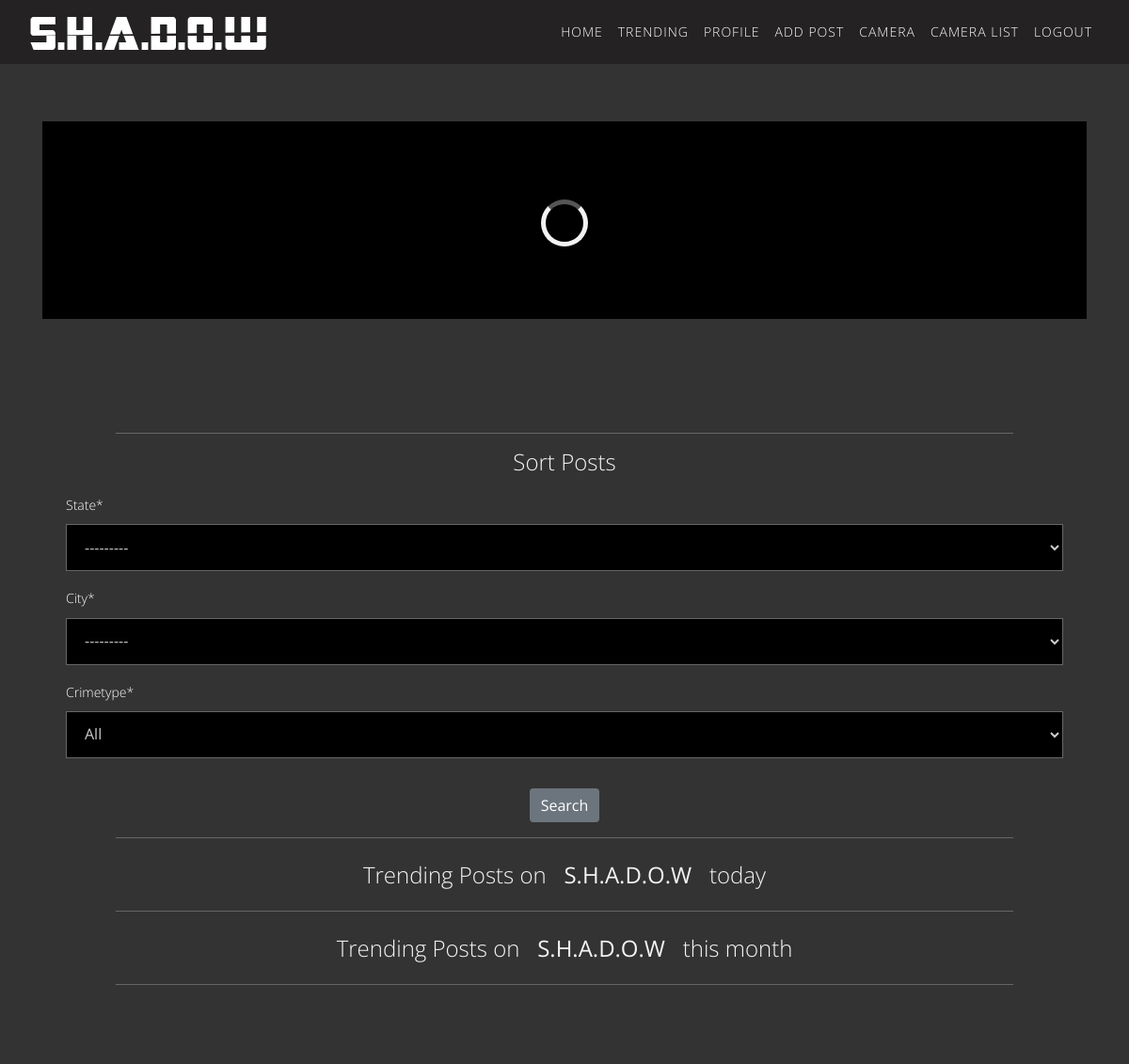
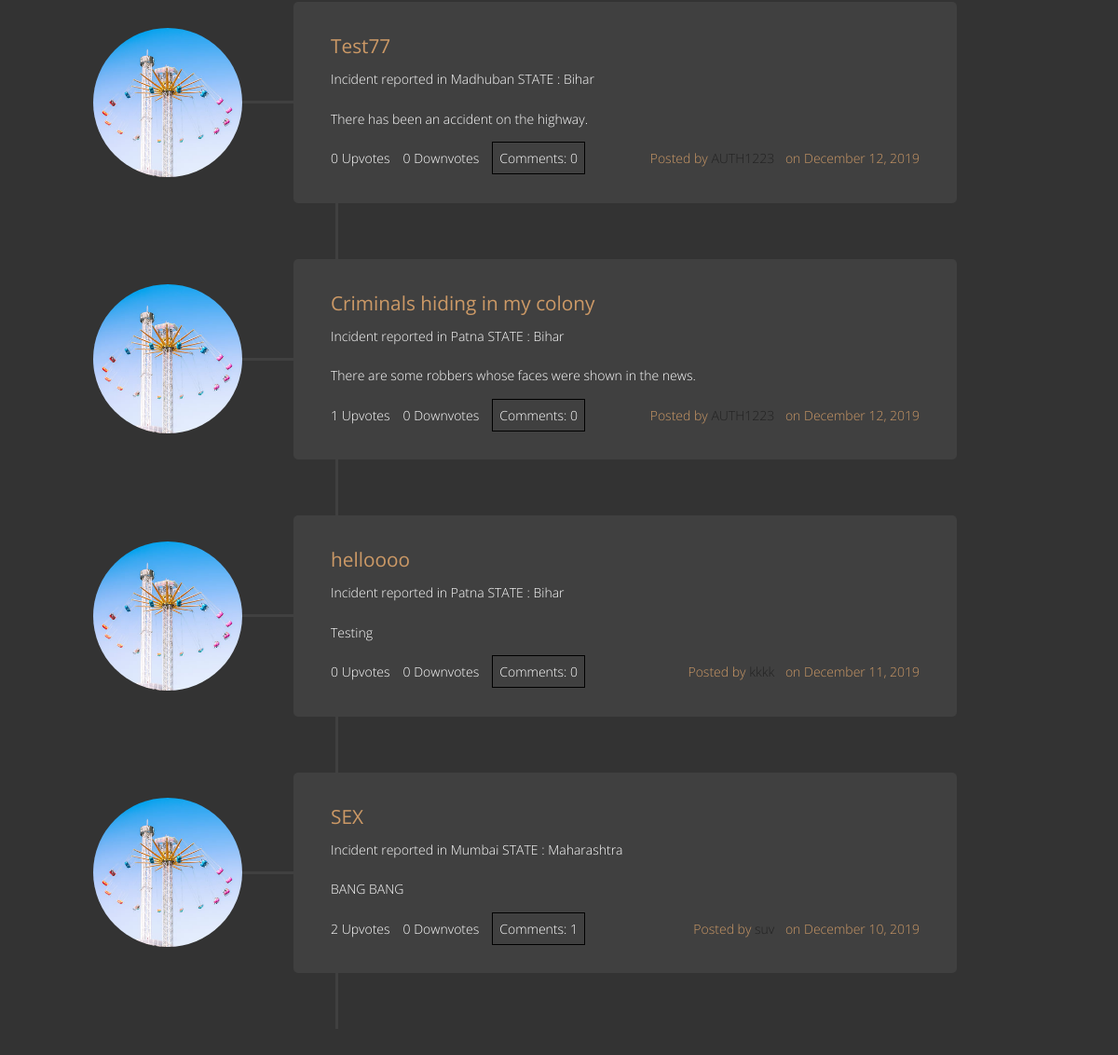
The app's page /blog/home/ (signed in) with its own data (2 pictures, top to bottom).
### blog/models.py (models this page shows, shortened)
class Post(models.Model):
    CRIMETYPE_CHOICES = (('White-Collar Crime', 'White-Collar Crime'), ('Robbery', 'Robbery'), ('Rape', 'Rape'), ('Assualt', 'Assault'), ('Arson', 'Arson'), ('Homicide', 'Homicide'), ('Crimes Against Morality', 'Crimes Against Morality'), ('Illegal goods', 'Illegal goods'),
                         ('Poaching and Illegal Felling', 'Poaching and Illegal Felling'), ('Adultery in Food Sector', 'Adultery in Food Sector'), ('Ill-treatment of Workers', 'Ill-treatment of Workers'), ('Tax Evasion', 'Tax Evasion'), ('Sexual Harrassment', 'Sexual Harrassment'), ('Communal Crimes', 'Communal Crimes'))
    CRIMETYPE1_CHOICES = (('None', 'None'), ('White-Collar Crime', 'White-Collar Crime'), ('Robbery', 'Robbery'), ('Rape', 'Rape'), ('Assualt', 'Assault'), ('Arson', 'Arson'), ('Homicide', 'Homicide'), ('Crimes Against Morality', 'Crimes Against Morality'), ('Illegal goods', 'Illegal goods'),
                          ('Poaching and Illegal Felling', 'Poaching and Illegal Felling'), ('Adultery in Food Sector', 'Adultery in Food Sector'), ('Ill-treatment of Workers', 'Ill-treatment of Workers'), ('Tax Evasion', 'Tax Evasion'), ('Sexual Harrassment', 'Sexual Harrassment'), ('Communal Crimes', 'Communal Crimes'))
    AUTHORITYTYPES_CHOICES = (('Department of Consumer Affairs', 'Department of Consumer Affairs'), ('Department of Food and Public Distribution', 'Department of Food and Public Distribution'), ('Serious Fraud Investigation Office', 'Serious Fraud Investigation Office'), ('Forest Reserve Conservation Authority', 'Forest Reserve Conservation Authority'),
                              ('Criminal Investigation Department', 'Criminal Investigation Department'), ('Labour Bureau', 'Labour Bureau'), ('National Commission for Minorities', 'National Commission for Minorities'), ('National Commission for Women', 'National Commission for Women'), ('Income Tax Department', 'Income Tax Department'))
    title = models.CharField(max_length=100)
    crimetype1 = models.CharField(
        max_length=100, default='not provided', choices=CRIMETYPE_CHOICES, null=True)
    crimetype2 = models.CharField(
        max_length=100, default=None, choices=CRIMETYPE1_CHOICES, null=True)
    crimetype3 = models.CharField(
        max_length=100, default=None, choices=CRIMETYPE1_CHOICES, null=True)
    crimetype4 = models.CharField(
        max_length=100, default=None, choices=CRIMETYPE1_CHOICES, null=True)
    authority = models.CharField(
        max_length=10000, default='Incometax Department')
    location = models.TextField(max_length=60)
    content = models.TextField(max_length=300)
    date_posted = models.DateTimeField(default=timezone.now)
    author = models.ForeignKey(User, on_delete=models.CASCADE)
    country = models.CharField(max_length=20, default="India")
    upvotes = models.ManyToManyField(User, related_name='upvotes', blank=True)
    downvotes = models.ManyToManyField(
        User, related_name='downvotes', blank=True)
    state = models.ForeignKey(State, on_delete=models.SET_NULL, null=True)
    city = models.ForeignKey(City, on_delete=models.SET_NULL, null=True)
    tags = models.CharField(max_length=1000,default="None")
    pincode = models.CharField('Pincode', validators=[
                               MinLengthValidator(6)], max_length=6, default='000000')
    photo1 = models.ImageField(upload_to='post_pics',
                               blank='True')
    photo2 = models.ImageField(upload_to='post_pics',
                               blank='True')
    photo3 = models.ImageField(upload_to='post_pics',
                               blank='True')
    photo4 = models.ImageField(upload_to='post_pics',
                               blank='True')
    def total_upvotes(self):
        return self.upvotes.count()
    def total_downvotes(self):
        return self.downvotes.count()

class City(models.Model):
    state = models.ForeignKey(State, on_delete=models.CASCADE)
    name = models.CharField(max_length=100)
    def __str__(self):
        return self.name

class State(models.Model):
    name = models.CharField(max_length=100)
    def __str__(self):
        return self.name

### users/models.py (models this page shows, shortened)
class Profile(models.Model):
    user = models.OneToOneField(User, on_delete=models.CASCADE)
    image = models.ImageField(default='default.jpg', upload_to='profile_pics')
    bio = models.CharField(
        max_length=50, default='Not Specified', null=True)
    credits = models.IntegerField(default=10)

### blog/views.py (the view, shortened to what this page needs)
# urls.py: path('blog/home/', PostListView, name='blog-home'),
@login_required
def PostListView(request):
    form1 = SortLocation()
    form2 = SortCrimeType()
    print("Kiran")
    pList = []
    PostList = Post.objects.all().order_by('-date_posted')
    context = {
        'form1': form1,
        'form2': form2,
        'posts': PostList
    }
    return render(request, 'blog/home.html', context)

### blog/templates/blog/home.html (shortened to what this page needs)
{% load static %}
<!DOCTYPE html>
<html lang="en">
<head>
    <link rel="stylesheet" href="{% static "css/bootstrap.min.css" %}">
    <link rel="stylesheet" href="{% static "style.css" %}">
    <link rel="stylesheet" href="{% static "css/responsive.css" %}">
    <link rel="stylesheet" href="{% static "css/custom.css" %}">
    <link rel="stylesheet" href="{% static "this/templatemo-style.css" %}">
</head>
<body>
    <div class="container tm-container-2">
        <nav class="navbar navbar-expand-lg navbar-dark fixed-top" id="mainNav" style="background-color: #242222">
            <div class="container">
                <a class="navbar-brand js-scroll-trigger" href="#page-top">
                    <img class="img-fluid" src="{% static "images/test.png" %}" alt="" />
                </a>
                <div class="collapse navbar-collapse" id="navbarResponsive">
                    <ul class="navbar-nav text-uppercase ml-auto">
                        {% if user.is_authenticated %}
                        <li class="nav-item">
                            <a class="nav-link" href="{% url 'landing-page' %}">Home</a>
                        </li>
                        <li class="nav-item">
                            <a class="nav-link" href="{% url 'trend' %}">Trending</a>
                        </li>
                        <li class="nav-item">
                                <a class="nav-link" href="{% url 'profile' %}">Profile</a>
                            </li>
                        <li class="nav-item">
                            <a class="nav-link" href="{% url 'post-create' %}">Add Post</a>
                        </li>
                        <li class="nav-item">
                            <a class="nav-link" href="{% url 'register-camera' %}">Camera</a>
                        </li>
                        <li class="nav-item">
                            <a class="nav-link" href="{% url 'cameraslist' %}">Camera List</a>
                        </li>
                        <li class="nav-item">
                            <a class="nav-link" href="{% url 'logout' %}">Logout</a>
                        </li>
                        {% endif %}
                    </ul>
                </div>
            </div>
        </nav>
        <div class="container">
            <div class="row">
                <div class="col-lg-12">
                    <header class="text-center tm-site-header">
                        <h1 class="pl-4 tm-site-title">SHADOW</h1>
                    </header>
                </div>
            </div>
            <div class="row">
                <div class="col-lg-12">
                    <div class="tm-video-container">
                        <video id="tm-welcome-video" class="tm-welcome-video" autoplay="" loop="" muted=""
                            style="height: 15em;">
                            <source src="{% static "images/video.mp4" %}" type="video/mp4"> Your browser does not
                        </video>
                        <div id="tm-video-loader"></div>
                    </div>
                </div>
            </div>
        </div>
    </div>
    {% block content %}
    {% load crispy_forms_tags %}
    <div class="sidenav">
        <div class="container" style="padding:5em;margin-top:2em;">
            <hr/ style="min-width: 90%;">
            <div class="content-section" style="margin-top:1em;">
                <form method="POST" enctype="multipart/form-data" id="personForm"
                    data-cities-url="{% url 'ajax_load_cities' %}" novalidate>
                    <fieldset class="form-group">
                        <legend style="text-align: center;">
                            <h1  style="color: whitesmoke;"> Sort Posts </h1>
                        </legend>
                        {{ form1|crispy }}
                        {{ form2|crispy }}
                    </fieldset>
                    <div class="form-group" style="text-align: center;">
                        <button class="btn btn-secondary" type="submit"> Search </button>
                    </div>
                    <hr/ style="min-width: 90%;">
                    <div class="contain" style="text-align: center;"><a style="color:whitesmoke;font-size: x-large;"
                            href="{% url 'trend' %}">Trending Posts on &nbsp <b> S.H.A.D.O.W</b> &nbsp today</a></div>
                    <hr/ style="min-width: 90%;">
                    <div class="contain" style="text-align: center;"><a style="color:whitesmoke;font-size: x-large;"
                                href="{% url 'monthly-trend' %}">Trending Posts on &nbsp <b>S.H.A.D.O.W</b> &nbsp this month</a></div>
                </form>
                <hr/ style="min-width: 90%;">
            </div>
        </div>
    </div>
    <div class="container tm-container-2">
        {% if request.user.is_authenticated %}
        {% for post in posts %}
        <div class="row tm-section-mb">
            <div class="col-lg-12">
                <div class="tm-timeline-item">
                    <div class="tm-timeline-item-inner">
                        <img src="{{ user.profile.image.url }}" alt="Image" class="rounded-circle tm-img-timeline">
                        <div class="tm-timeline-connector">
                        </div>
                        <div class="tm-timeline-description-wrap">
                            <div class="tm-bg-dark-light tm-timeline-description">
                                <h3><a class="tm-text-orange tm-font-400" href="{% url 'post-detail' post.id %}">
                                        {{ post.title }}</a></h3>
                                <p>Incident reported in {{ post.city }} STATE : {{ post.state }}</p>
                                <p>{{ post.content }}</p>
                                <span style="float:left">{{post.total_upvotes}}
                                    Upvotes{{ total_upvotes|pluralize }}</span>
                                <span style="float:left;margin-left: 1em;">{{post.total_downvotes}}
                                    Downvotes{{ total_downvotes|pluralize }}</span>
                                <span style="border:1px solid black;padding: 0.5em;margin-left: 1em;"><a
                                        class="tm-text-white mb-0" href="{% url 'post-detail' pk=post.pk %}">Comments:
                                        {{ post.comments.count }}</a></span>
                                <div class="tm-text-orange float-right mb-0">Posted by
                                    {% if request.user == post.author%}
                                    <a class="mr-2" href="{% url 'profile'%}">{{ post.author }}</a>
                                    {% else %}
                                    <a class="mr-2" href="{% url 'userprofile' post.id%}">{{ post.author }}</a>
                                    {% endif %}
                                    on {{ post.date_posted|date:"F d, Y"}}
                                </div>
                            </div>
                        </div>
                    </div>
                    <div class="tm-timeline-connector-vertical"></div>
                </div>
                {% endfor %}
                {% endif %}
                {% endblock content %}
</body>
</html>

### records on screen
Post: profile.image (picture), title "Test77", city "Madhuban", state "Bihar", content "There has been an accident on the highway.", total_upvotes "0", total_downvotes "0", comments.count "0", author "AUTH1223", date_posted "December 12, 2019"
Post: profile.image (picture), title "Criminals hiding in my colony", city "Patna", state "Bihar", content "There are some robbers whose faces were shown in the news.", total_upvotes "1", total_downvotes "0", comments.count "0", author "AUTH1223", date_posted "December 12, 2019"
Post: profile.image (picture), title "helloooo", city "Patna", state "Bihar", content "Testing", total_upvotes "0", total_downvotes "0", comments.count "0", author "kkkk", date_posted "December 11, 2019"
Post: profile.image (picture), title "SEX", city "Mumbai", state "Maharashtra", content "BANG BANG", total_upvotes "2", total_downvotes "0", comments.count "1", author "suv", date_posted "December 10, 2019"
